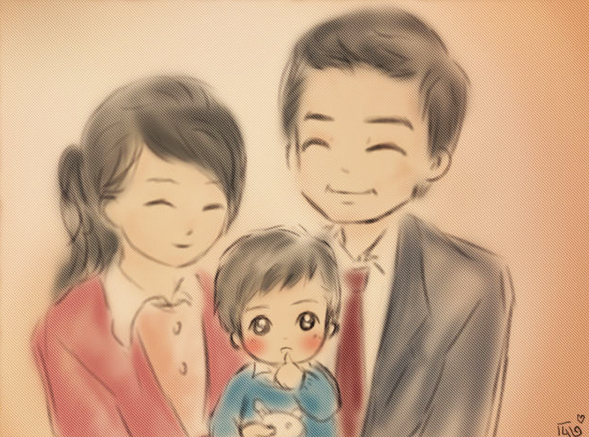
#> input picture test.jpg, 589 x 437 px, found by its file name
$ python 1_4.py
#> lines starting #> are read from the running program, lines starting #| are printed output that depends on the picture
from PIL import Image
from scipy import *
from pylab import *
from scipy.ndimage import filters

im=array(Image.open('test.jpg').convert('L'))
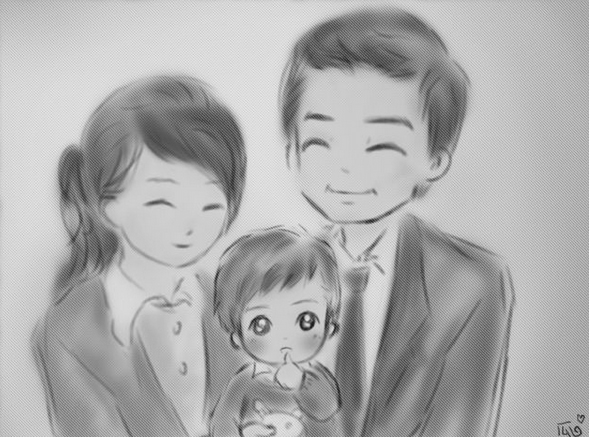
#> im: shape (437, 589); min 24, max 237, mean 172.5

sigma=2

imx=zeros(im.shape)
filters.gaussian_filter(im,(sigma,sigma),(0,1),imx)

imy=zeros(im.shape)
filters.gaussian_filter(im,(sigma,sigma),(1,0),imy)

magnitude=sqrt(imx**2+imy**2)

figure(1)
imshow(magnitude,cmap=cm.gray)
axis('off')
axis('equal')

show()
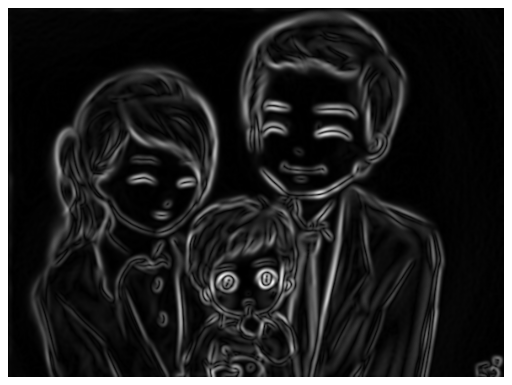
#> figure drawn by matplotlib, 1 panel
